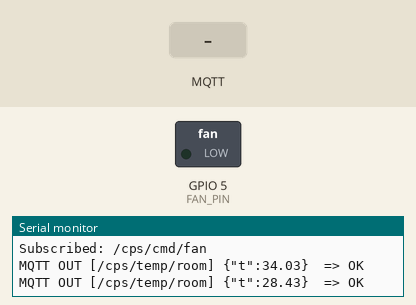
Bench run of a sketch on a simulated ESP32. Parts: switched loads named in the sketch (green lamp = pin HIGH), the last lines printed to the serial monitor. Inputs (shaded band) come from the test bench. WiFi joins after 1.5 s; servers stay silent unless stated; no MQTT or app messages arrive unless stated.

Above: at 2.9 s.
3.0 s: MQTT message "ON" arrives on the first subscribed topic
At 3.8 s:
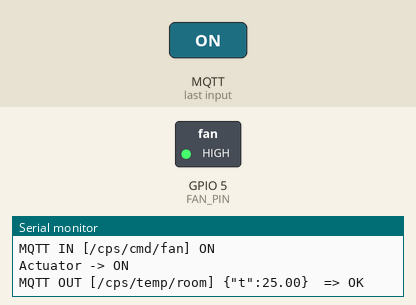
4.5 s: MQTT message "1" arrives on the first subscribed topic
At 4.9 s:
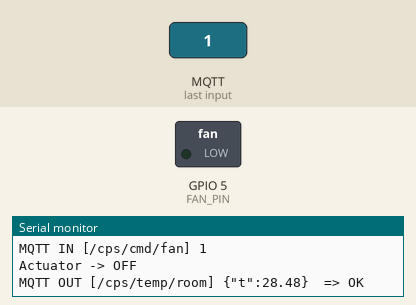
Timing chart, 0 to 7.5 s (numbered marks = the images above; inputs shaded):
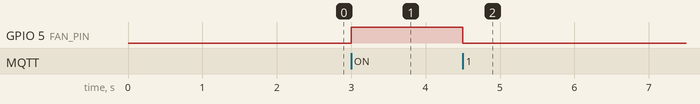

Measured:
- after the input at 3.0 s, GPIO 5 (FAN_PIN): LOW → HIGH at once
- after the input at 4.5 s, GPIO 5 (FAN_PIN): HIGH → LOW at once

The sketch:

esp32_control.ino
```cpp
/*
  Lab 6: Automated CPS Control (ESP32)
  - Publishes room temperature to MQTT topic: /cps/temp/room   payload: {"t": <float>}
  - Subscribes to fan command topic:        /cps/cmd/fan      payload: "ON" or "OFF"
  - Drives an actuator pin (LED/FAN/Relay) based on received command

  Hardware:
  - ESP32 DevKit
  - FAN/LED/Relay input on FAN_PIN (default GPIO 5)  [change if needed]

  Notes:
  - If you use a relay module, ensure proper wiring and consider active-low modules.
  - For a real temperature sensor (LM73), replace readRoomTempC() with your sensor reading.

  Libraries:
  - WiFi (built-in)
  - PubSubClient (install via Library Manager)
*/

#include <WiFi.h>
#include <PubSubClient.h>
#include <math.h>   // for sin() in simulated temperature

/************ USER CONFIG ************/
const char* WIFI_SSID = "YOUR_WIFI";
const char* WIFI_PASS = "YOUR_PASS";

// MQTT broker IP/hostname and port
const char* MQTT_HOST = "192.168.1.10";
const int   MQTT_PORT = 1883;

// Topics
const char* TOPIC_TEMP_PUB = "/cps/temp/room";
const char* TOPIC_FAN_SUB  = "/cps/cmd/fan";

// Actuator pin
const int FAN_PIN = 5;   // change to match your wiring

// If your relay is active-low, set to true
const bool ACTUATOR_ACTIVE_LOW = false;

// Publish interval (ms)
const unsigned long PUBLISH_PERIOD_MS = 1000;

// Use simulated temperature (true) or replace readRoomTempC() for real sensor
const bool USE_SIM_TEMP = true;
/*************************************/

WiFiClient espClient;
PubSubClient mqtt(espClient);

unsigned long lastPub = 0;

static void setActuator(bool on) {
  if (ACTUATOR_ACTIVE_LOW) {
    digitalWrite(FAN_PIN, on ? LOW : HIGH);
  } else {
    digitalWrite(FAN_PIN, on ? HIGH : LOW);
  }
}

static float readRoomTempC() {
  if (USE_SIM_TEMP) {
    // Simulate temperature oscillating between ~25 and ~35 °C
    float t = 30.0f + 5.0f * sinf((float)millis() / 5000.0f * 2.0f * 3.1415926f);
    return t;
  }

  // TODO: Replace with real sensor reading (LM73, etc.)
  return 25.0f;
}

static void wifiConnect() {
  if (WiFi.status() == WL_CONNECTED) return;

  WiFi.mode(WIFI_STA);
  WiFi.begin(WIFI_SSID, WIFI_PASS);

  Serial.print("WiFi connecting");
  unsigned long t0 = millis();
  while (WiFi.status() != WL_CONNECTED) {
    delay(300);
    Serial.print(".");
    if (millis() - t0 > 20000) { // 20s timeout then retry
      Serial.println("\nWiFi timeout, retrying...");
      WiFi.disconnect(true);
      delay(500);
      WiFi.begin(WIFI_SSID, WIFI_PASS);
      t0 = millis();
    }
  }
  Serial.print("\nWiFi connected. IP: ");
  Serial.println(WiFi.localIP());
}

static void mqttCallback(char* topic, byte* payload, unsigned int length) {
  String msg;
  msg.reserve(length + 1);
  for (unsigned int i = 0; i < length; i++) msg += (char)payload[i];
  msg.trim();

  Serial.print("MQTT IN [");
  Serial.print(topic);
  Serial.print("] ");
  Serial.println(msg);

  if (String(topic) == TOPIC_FAN_SUB) {
    bool on = (msg == "ON");
    setActuator(on);
    Serial.println(on ? "Actuator -> ON" : "Actuator -> OFF");
  }
}

static void mqttConnect() {
  mqtt.setServer(MQTT_HOST, MQTT_PORT);
  mqtt.setCallback(mqttCallback);

  while (!mqtt.connected()) {
    Serial.print("MQTT connecting...");
    String clientId = "esp32-lab6-";
    clientId += String((uint32_t)ESP.getEfuseMac(), HEX);

    if (mqtt.connect(clientId.c_str())) {
      Serial.println("connected.");
      mqtt.subscribe(TOPIC_FAN_SUB);
      Serial.print("Subscribed: ");
      Serial.println(TOPIC_FAN_SUB);
    } else {
      Serial.print("failed, rc=");
      Serial.print(mqtt.state());
      Serial.println(" retry in 1s");
      delay(1000);
    }
  }
}

static void publishTemp() {
  float t = readRoomTempC();

  char buf[64];
  snprintf(buf, sizeof(buf), "{\"t\":%.2f}", t);

  bool ok = mqtt.publish(TOPIC_TEMP_PUB, buf);
  Serial.print("MQTT OUT [");
  Serial.print(TOPIC_TEMP_PUB);
  Serial.print("] ");
  Serial.print(buf);
  Serial.print("  => ");
  Serial.println(ok ? "OK" : "FAIL");
}

void setup() {
  Serial.begin(115200);
  delay(200);

  pinMode(FAN_PIN, OUTPUT);
  setActuator(false);

  wifiConnect();
  mqttConnect();
}

void loop() {
  wifiConnect();
  if (!mqtt.connected()) mqttConnect();
  mqtt.loop();

  unsigned long now = millis();
  if (now - lastPub >= PUBLISH_PERIOD_MS) {
    lastPub = now;
    publishTemp();
  }
}
```
